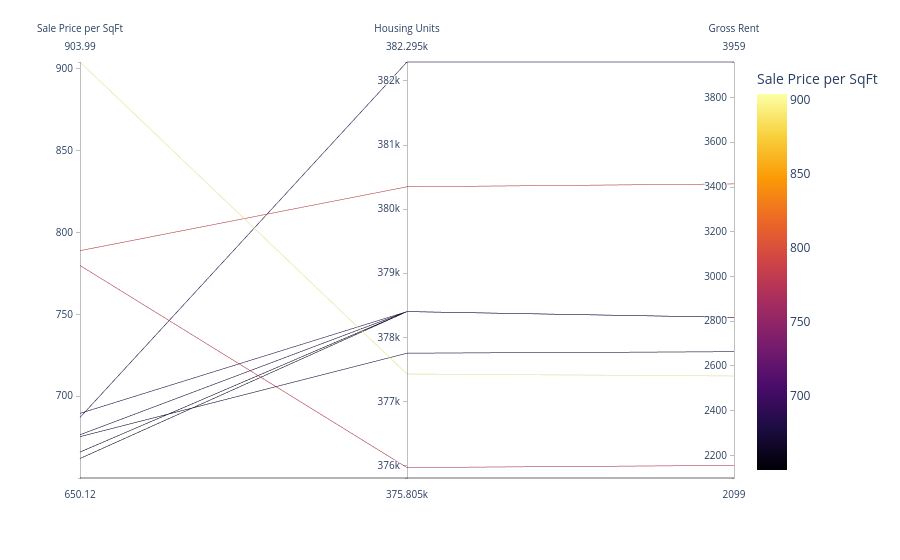

The cell this chart's notebook holds for it:
### Markdown cell above
####4.5.a. Create a Parallel Coordinates Plot

### Code cell
# Parallel Coordinates Plot
px.parallel_coordinates(top_ten, color='sale_price_sqr_foot',
                        dimensions=['sale_price_sqr_foot', 'housing_units', 'gross_rent'],
                        color_continuous_scale=px.colors.sequential.Inferno,
                        labels={"sale_price_sqr_foot":"Sale Price per SqFt",
                               "housing_units":"Housing Units",
                               "gross_rent":"Gross Rent"}
                       )

### Figure 1 — Plotly figure (JSON) as saved in the notebook; plotly's stock layout.template omitted (floating-point values rounded to 4 significant figures)
{"data": [{"dimensions": [{"label": "Sale Price per SqFt", "values": [904.0, 788.8, 779.8, 689.6, 687.1, 676.5, 675.4, 666.0, 662.0, 650.1]}, {"label": "Housing Units", "values": [377400.0, 380300.0, 376000.0, 378400.0, 382300.0, 378400.0, 377800.0, 378400.0, 378400.0, 375800.0]}, {"label": "Gross Rent", "values": [2555.0, 3414.0, 2155.0, 2817.0, 3959.0, 2817.0, 2664.0, 2817.0, 2817.0, 2099.0]}], "domain": {"x": [0.0, 1.0], "y": [0.0, 1.0]}, "line": {"color": [904.0, 788.8, 779.8, 689.6, 687.1, 676.5, 675.4, 666.0, 662.0, 650.1], "coloraxis": "coloraxis"}, "name": "", "type": "parcoords"}], "layout": {"coloraxis": {"autocolorscale": false, "colorbar": {"title": {"text": "Sale Price per SqFt"}}, "colorscale": [[0.0, "#000004"], [0.1111, "#1b0c41"], [0.2222, "#4a0c6b"], [0.3333, "#781c6d"], [0.4444, "#a52c60"], [0.5556, "#cf4446"], [0.6667, "#ed6925"], [0.7778, "#fb9b06"], [0.8889, "#f7d13d"], [1.0, "#fcffa4"]]}, "legend": {"tracegroupgap": 0}, "margin": {"t": 60}}}
